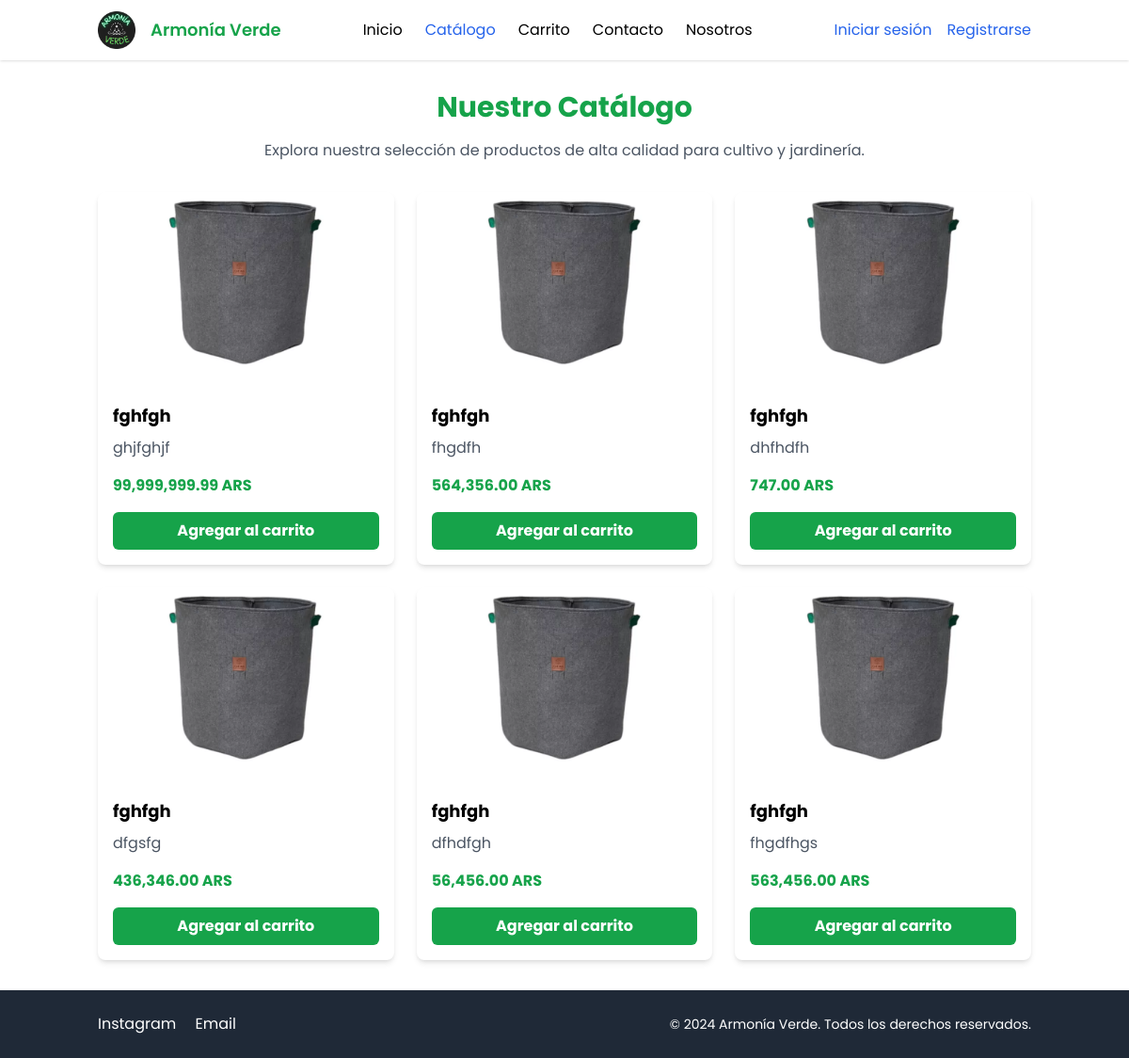
The app's page /public/views/catalogo.php, older data.
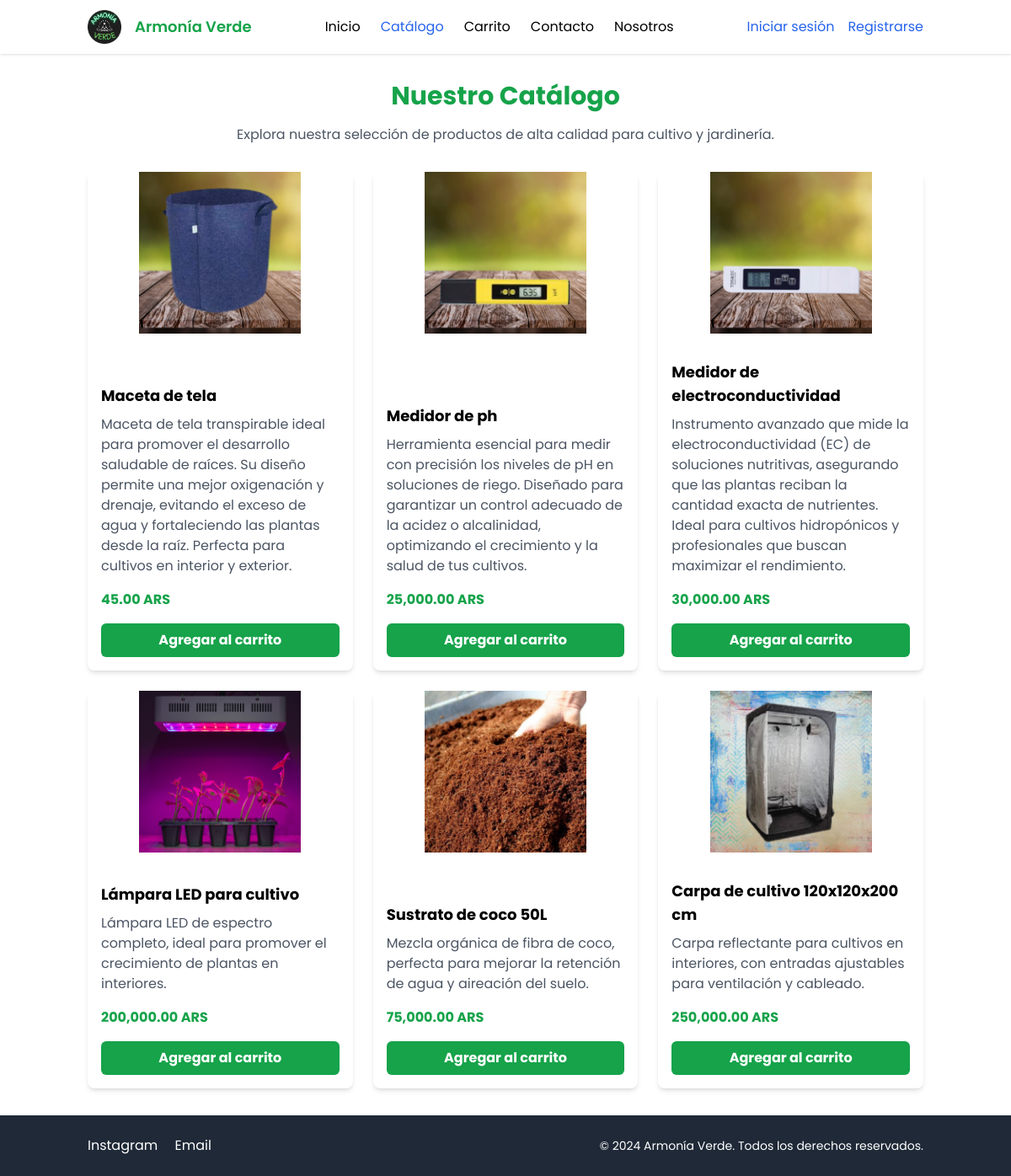
The same page, newer data.
### tables this page shows
CREATE TABLE `productos` (
  `id` int(11) NOT NULL,
  `nombre` varchar(255) NOT NULL,
  `descripcion` text DEFAULT NULL,
  `precio` decimal(10,2) NOT NULL,
  `imagen` varchar(255) DEFAULT NULL,
  `cantidad` int(11) DEFAULT 0,
  `destacado` tinyint(1) DEFAULT 0,
  `oferta` tinyint(1) DEFAULT 0,
  `fecha_creacion` timestamp NOT NULL DEFAULT current_timestamp()
);

### public/views/catalogo.php (the view, shortened to what this page needs)
<?php
require_once '../components/header.php';
require_once '../components/footer.php';
renderHeader('catalogo');
$database = new Database();
$pdo = $database->getConnection();
$query = "SELECT * FROM productos";
$stmt = $pdo->prepare($query);
$stmt->execute();
$products = $stmt->fetchAll(PDO::FETCH_ASSOC);
?>
<main class="flex-grow container mx-auto px-4 py-8">
    <section class="text-center mb-8">
        <h2 class="text-3xl font-bold text-green-600 mb-4">Nuestro Catálogo</h2>
        <p class="text-gray-600">Explora nuestra selección de productos de alta calidad para cultivo y jardinería.</p>
    </section>
    <section class="grid grid-cols-1 sm:grid-cols-2 lg:grid-cols-3 gap-8">
        <?php foreach ($products as $product): ?>
            <article class="bg-white rounded-lg shadow-md hover:shadow-lg transition overflow-hidden flex flex-col">
                <div class="flex-1">
                    <img src="<?php echo BASE_URL . 'public/images/' . $product['imagen']; ?>"
                        alt="<?php echo htmlspecialchars($product['nombre']); ?>"
                        class="w-full h-48 object-contain mb-4">
                </div>
                <div class="p-4">
                    <h3 class="text-lg font-bold mb-2"><?php echo htmlspecialchars($product['nombre']); ?></h3>
                    <p class="text-gray-600 mb-4"><?php echo htmlspecialchars($product['descripcion']); ?></p>
                    <p class="font-bold text-green-600 mb-4"><?php echo number_format($product['precio'], 2); ?> ARS</p>
                    <?php if (isset($_SESSION['user_id'])): ?>
                        <form method="POST" action="../../controllers/cart/add.php">
                            <input type="hidden" name="nombre" value="<?php echo htmlspecialchars($product['nombre']); ?>">
                            <input type="hidden" name="precio" value="<?php echo htmlspecialchars($product['precio']); ?>">
                            <label for="cantidad">Cantidad:</label>
                            <input type="number" name="cantidad" value="1" min="1" class="w-16 p-1 text-center border rounded-md mb-4">
                            <button type="submit" class="w-full bg-green-600 text-white p-2 rounded-md font-bold hover:bg-green-700 transition duration-300">
                                Agregar al carrito
                            </button>
                        </form>
                    <?php else: ?>
                        <button onclick="mostrarLoginRequeridoModal()"
                            class="w-full bg-green-600 text-white p-2 rounded-md font-bold hover:bg-green-700 transition duration-300">
                            Agregar al carrito
                        </button>
                    <?php endif; ?>
                </div>
            </article>
        <?php endforeach; ?>
    </section>
</main>
<?php renderFooter(); ?>

### public/components/header.php (shortened to what this page needs)
<?php
function renderHeader($currentPage = '')
{
?>
    <!DOCTYPE html>
    <html lang="es">
    <head>
        <link rel="stylesheet" href="https://cdnjs.cloudflare.com/ajax/libs/font-awesome/6.0.0-beta3/css/all.min.css">
        <link rel="stylesheet" href="<?php echo URL_CSS; ?>">
        <script src="https://cdn.tailwindcss.com"></script>
    </head>
    <body class="flex flex-col min-h-screen">
        <header class="header bg-white shadow">
            <nav class="container mx-auto px-4 py-3 flex items-center justify-between">
                <div class="flex items-center space-x-4">
                    <img src="<?php echo LOGO_URL; ?>" alt="Logo" class="w-10 h-10">
                    <span class="text-lg font-semibold text-green-600">Armonía Verde</span>
                </div>
                <ul class="hidden md:flex space-x-6">
                    <li><a href="<?php echo BASE_URL; ?>" class="<?php echo $currentPage === 'inicio' ? 'text-blue-600' : 'hover:text-blue-600'; ?>">Inicio</a></li>
                    <li><a href="<?php echo VIEWS_URL; ?>catalogo.php" class="<?php echo $currentPage === 'catalogo' ? 'text-blue-600' : 'hover:text-blue-600'; ?>">Catálogo</a></li>
                    <li><a href="<?php echo VIEWS_URL; ?>carrito.php" class="<?php echo $currentPage === 'carrito' ? 'text-blue-600' : 'hover:text-blue-600'; ?>">Carrito</a></li>
                    <li><a href="<?php echo VIEWS_URL; ?>contacto.php" class="<?php echo $currentPage === 'contacto' ? 'text-blue-600' : 'hover:text-blue-600'; ?>">Contacto</a></li>
                    <li><a href="<?php echo VIEWS_URL; ?>sobreNosotros.php" class="<?php echo $currentPage === 'nosotros' ? 'text-blue-600' : 'hover:text-blue-600'; ?>">Nosotros</a></li>
                </ul>
                <div class="hidden md:flex items-center space-x-4 relative">
                    <?php if (isset($_SESSION['user_id'])): ?>
                        <div class="flex flex-col items-start">
                            <span class="text-gray-700">Bienvenido, <?php echo htmlspecialchars($_SESSION['user_name']); ?></span>
                            <?php if (isset($_SESSION['user_role']) && $_SESSION['user_role'] === 1): ?>
                                <a href="<?php echo VIEWS_URL; ?>admin/admin_panel.php" class="text-blue-600 hover:underline mt-2">Panel de Administración</a>
                            <?php endif; ?>
                        </div>
                        <a href="<?php echo BASE_URL; ?>public/auth/logout.php" class="text-red-600 hover:text-red-800" id="logoutButton">Cerrar sesión</a>
                    <?php else: ?>
                        <a href="<?php echo BASE_URL; ?>public/auth/login.php" class="text-blue-600 hover:text-blue-800">Iniciar sesión</a>
                        <a href="<?php echo BASE_URL; ?>public/auth/register.php" class="text-blue-600 hover:text-blue-800">Registrarse</a>
                    <?php endif; ?>
                </div>
            </nav>
        </header>
    </body>
    </html>
<?php
}
?>

### public/components/footer.php
<?php
function renderFooter()
{
?>
    <footer class="bg-gray-800 text-white py-6 mt-auto">
        <div class="container mx-auto px-4">
            <div class="flex flex-col md:flex-row justify-between items-center">
                <div class="space-x-4 mb-4 md:mb-0">
                    <a href="https://instagram.com/candykao8" target="_blank" rel="noopener"
                        class="hover:text-blue-400">Instagram</a>
                    <a href="mailto:candykao.arg@gmail.com" class="hover:text-blue-400">Email</a>
                </div>
                <p class="text-sm">&copy; <?php echo date('Y'); ?> Armonía Verde. Todos los derechos reservados.</p>
            </div>
        </div>
    </footer>
    </body>
    </html>
<?php
}
?>

### public/css/style.css (style rules this page uses)
body { font-family: 'Poppins', sans-serif; margin: 0; padding: 0; }
.container { max-width: 1200px; margin: 0 auto; padding: 0 20px; }
img { max-width: 100%; height: auto; display: block; }
section.grid { display: grid; grid-template-columns: repeat(1, 1fr); gap: 1.5rem; }
@media (min-width: 640px) { section.grid { grid-template-columns: repeat(2, 1fr); } }
@media (min-width: 1024px) { section.grid { grid-template-columns: repeat(3, 1fr); } }
.relative { position: relative; }

Row changes from the older to the newer data that the page shows:
changed productos: imagen: a different picture; nombre "fghfgh" → "Maceta de tela"; descripcion "ghjfghjf" → "Maceta de tela transpirable ideal para promover el desarrollo saludable de raíces. Su diseño permite una mejor oxigenación y drenaje, evitando el exceso de agua y fortaleciendo las plantas desde la raíz. Perfecta para cultivos en interior y exterior."; precio "99,999,999.99" → "45.00"
changed productos: imagen: a different picture; nombre "fghfgh" → "Medidor de ph"; descripcion "fhgdfh" → "Herramienta esencial para medir con precisión los niveles de pH en soluciones de riego. Diseñado para garantizar un control adecuado de la acidez o alcalinidad, optimizando el crecimiento y la salud de tus cultivos."; precio "564,356.00" → "25,000.00"
changed productos: imagen: a different picture; nombre "fghfgh" → "Medidor de electroconductividad"; descripcion "dhfhdfh" → "Instrumento avanzado que mide la electroconductividad (EC) de soluciones nutritivas, asegurando que las plantas reciban la cantidad exacta de nutrientes. Ideal para cultivos hidropónicos y profesionales que buscan maximizar el rendimiento."; precio "747.00" → "30,000.00"
changed productos: imagen: a different picture; nombre "fghfgh" → "Lámpara LED para cultivo"; descripcion "dfgsfg" → "Lámpara LED de espectro completo, ideal para promover el crecimiento de plantas en interiores."; precio "436,346.00" → "200,000.00"
changed productos: imagen: a different picture; nombre "fghfgh" → "Sustrato de coco 50L"; descripcion "dfhdfgh" → "Mezcla orgánica de fibra de coco, perfecta para mejorar la retención de agua y aireación del suelo."; precio "56,456.00" → "75,000.00"
changed productos: imagen: a different picture; nombre "fghfgh" → "Carpa de cultivo 120x120x200 cm"; descripcion "fhgdfhgs" → "Carpa reflectante para cultivos en interiores, con entradas ajustables para ventilación y cableado."; precio "563,456.00" → "250,000.00"
